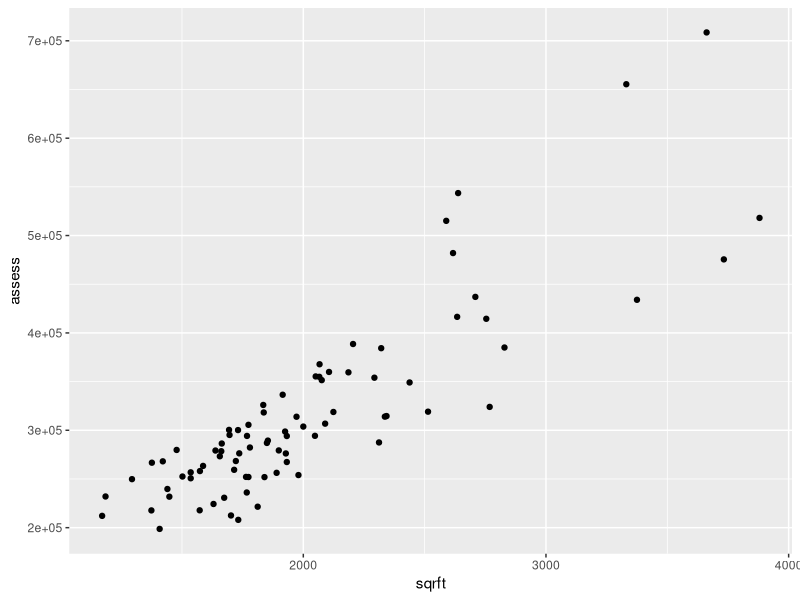
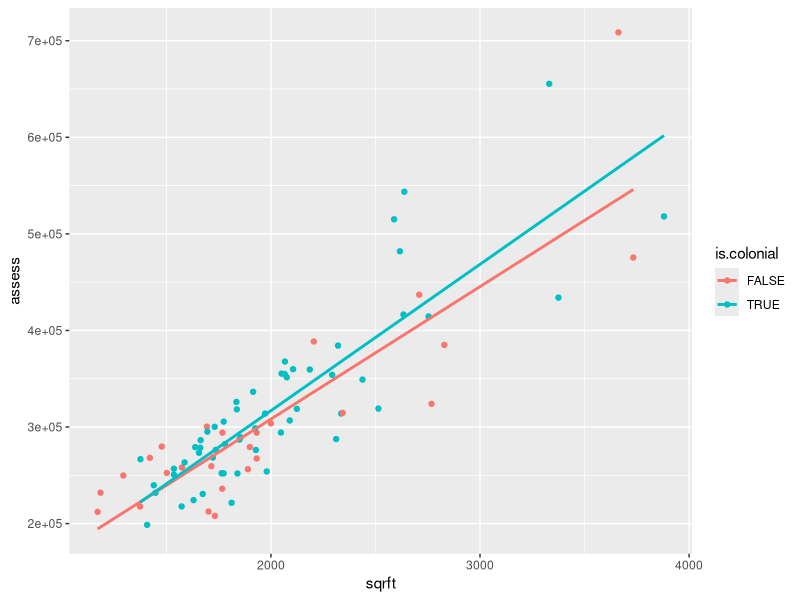
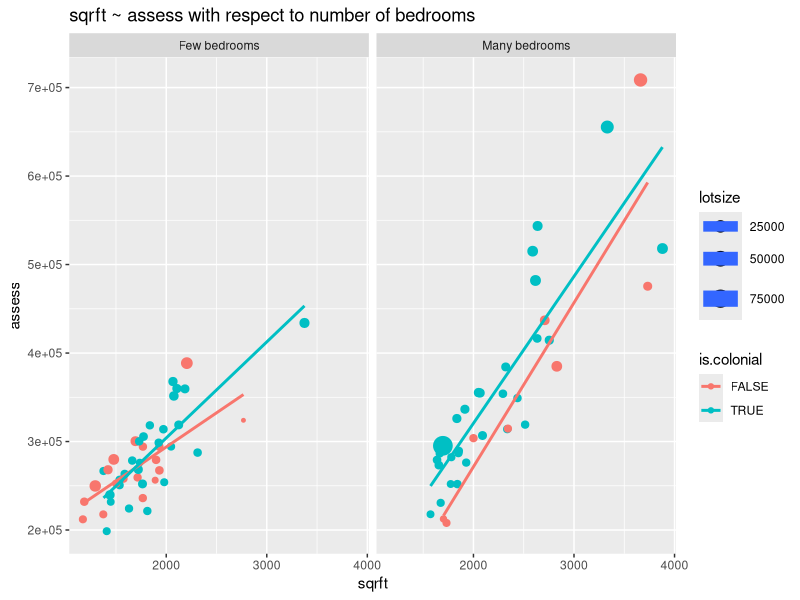

Reproduce these figures in R, in order.
# Guy Taggar 206260762

library(tidyverse)
library(readxl)
setwd('Intro to Data Science/HW/HW1/')

# Q1
HPRICE <- read_excel('HPRICE1.xlsx', sheet = 'Data')
print(paste('HPRICE contains' , nrow(HPRICE) , 'observations.')) 


# Q2
HPRICE <- select(HPRICE, -lprice, -lassess, -llotsize, -lsqrft )


# Q3
five_BR_prc <- round(100*(nrow(filter(HPRICE, bdrms > 5))/nrow(HPRICE)),
                     digits = 1 )
print(paste(five_BR_prc,'% ', 'of the houses have more than 5 bedrooms.',
            sep = ''))
HPRICE <- filter(HPRICE, bdrms <= 5)


#Q4
avg_price_col_2000_sqrft <- mean((HPRICE %>% filter(colonial == 1, sqrft > 2000))$price)
print(paste('The average price of a colonial house with more than 2000 sqrft is approx ',
            round(avg_price_col_2000_sqrft),'$', sep = ''))


#Q5
HPRICE <- arrange(HPRICE, desc(lotsize))
# Our data is arranged by descending lot size, thus the house
#  with the biggest lot size should appear on the first row. namely:
print(paste('The assessed value of the house with the biggest lot size is ',
            HPRICE[1,]$assess, '$', sep = '')) 


#Q6 

print(paste(nrow(filter(HPRICE, is.na(lotsize))),
            'houses are missing the lot size value')) 

HPRICE <- filter(HPRICE, !is.na(lotsize))   


#Q7
colonial_ppsqrft_160 <- nrow(HPRICE %>% mutate(pp_sqrft = price/sqrft) %>%
  filter(colonial == 1, pp_sqrft > 160))
print(paste(colonial_ppsqrft_160,
            'colonial houses have a price per sqrft above 160'))
  

#Q8
HPRICE <- HPRICE %>% mutate(pp_bdrm = price/bdrms) %>%
  arrange(pp_bdrm)


#Q9
ggplot(HPRICE) +
  geom_point(mapping = aes(x=sqrft, y=assess))


#Q10
HPRICE %>% mutate(is.colonial = colonial==1) %>%
  ggplot(., mapping = aes(x=sqrft,
                          y=assess,
                          color = is.colonial)) +
  geom_point() +
  geom_smooth(method = 'lm', se=FALSE)


#Q11
HPRICE %>% mutate(is.colonial= colonial==1, size.type = ifelse(bdrms > median(bdrms),
                                     'Many bedrooms',
                                     'Few bedrooms')) %>%
  ggplot(.,mapping = aes(x=sqrft,
                          y=assess,
                          size = lotsize,
                          color = is.colonial)) +
  geom_point() +
  facet_wrap(~size.type) +
  geom_smooth(method = 'lm', se=FALSE)+
  
  #Q12
  ggtitle('sqrft ~ assess with respect to number of bedrooms')
